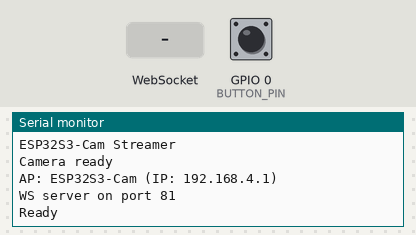
A sketch run on a simulated Seeed XIAO ESP32-S3. Shown: the last lines printed to the serial monitor. The inputs (shaded band) are chosen by the test bench; at power-on: GPIO 0 (BUTTON_PIN) HIGH. The camera gives no picture.

Above: at 2.5 s.
2.6 s: GPIO 0 (BUTTON_PIN) pulled LOW for 0.15 s
At 3.7 s:
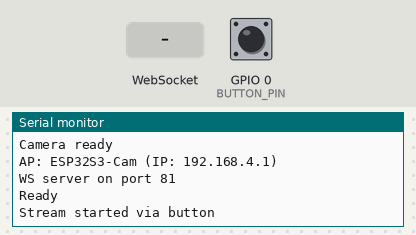
4.2 s: WebSocket text "start" received
At 4.9 s:
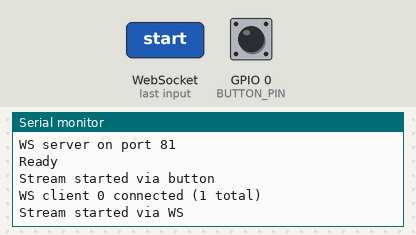
5.7 s: GPIO 0 (BUTTON_PIN) pulled LOW for 1 s
At 6.1 s:
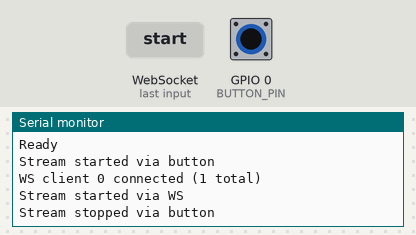
8.2 s: WebSocket text "stop" received
At 9.2 s:
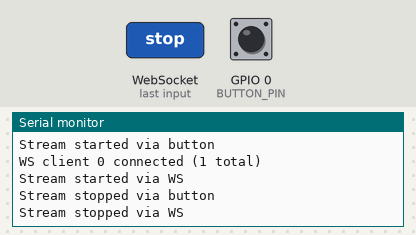

Measured:
- after the input at 2.6 s, the serial monitor: prints a new line at once (image 1)
- after the input at 4.2 s, the serial monitor: prints a new line at once (image 2)
- after the input at 5.7 s, the serial monitor: prints a new line at once (image 3)
- after the input at 8.2 s, the serial monitor: prints a new line at once (image 4)

The sketch:

streamer.ino
```cpp
// ESP32S3 Camera Streamer
// SoftAP + WebSocket server for local video streaming

#include <Arduino.h>
#include <WiFi.h>
#include <WebSocketsServer.h>
#include "esp_camera.h"

// XIAO ESP32S3 Sense camera pins
#define PWDN_GPIO_NUM     -1
#define RESET_GPIO_NUM    -1
#define XCLK_GPIO_NUM     10
#define SIOD_GPIO_NUM     40
#define SIOC_GPIO_NUM     39
#define Y9_GPIO_NUM       48
#define Y8_GPIO_NUM       11
#define Y7_GPIO_NUM       12
#define Y6_GPIO_NUM       14
#define Y5_GPIO_NUM       16
#define Y4_GPIO_NUM       18
#define Y3_GPIO_NUM       17
#define Y2_GPIO_NUM       15
#define VSYNC_GPIO_NUM    38
#define HREF_GPIO_NUM     47
#define PCLK_GPIO_NUM     13

#define BUTTON_PIN 0

// SoftAP config
#define AP_SSID "ESP32S3-Cam"
#define AP_PASS "streamer1"
#define WS_PORT 81

// Frame rate control
#define TARGET_FPS 10
#define FRAME_INTERVAL_MS (1000 / TARGET_FPS)

WebSocketsServer wsServer(WS_PORT);

bool streamActive = false;
int connectedClients = 0;
unsigned long lastFrameTime = 0;

// Button debounce
bool buttonPressed = false;
unsigned long lastButtonPress = 0;
const unsigned long debounceDelay = 200;

void initCamera() {
    camera_config_t config;
    config.ledc_channel = LEDC_CHANNEL_0;
    config.ledc_timer = LEDC_TIMER_0;
    config.pin_d0 = Y2_GPIO_NUM;
    config.pin_d1 = Y3_GPIO_NUM;
    config.pin_d2 = Y4_GPIO_NUM;
    config.pin_d3 = Y5_GPIO_NUM;
    config.pin_d4 = Y6_GPIO_NUM;
    config.pin_d5 = Y7_GPIO_NUM;
    config.pin_d6 = Y8_GPIO_NUM;
    config.pin_d7 = Y9_GPIO_NUM;
    config.pin_xclk = XCLK_GPIO_NUM;
    config.pin_pclk = PCLK_GPIO_NUM;
    config.pin_vsync = VSYNC_GPIO_NUM;
    config.pin_href = HREF_GPIO_NUM;
    config.pin_sccb_sda = SIOD_GPIO_NUM;
    config.pin_sccb_scl = SIOC_GPIO_NUM;
    config.pin_pwdn = PWDN_GPIO_NUM;
    config.pin_reset = RESET_GPIO_NUM;
    config.xclk_freq_hz = 20000000;
    config.pixel_format = PIXFORMAT_JPEG;
    config.frame_size = FRAMESIZE_VGA;
    config.jpeg_quality = 12;
    config.fb_count = 2;
    config.grab_mode = CAMERA_GRAB_LATEST;

    esp_err_t err = esp_camera_init(&config);
    if (err != ESP_OK) {
        Serial.printf("Camera init failed: 0x%x\n", err);
        return;
    }

    sensor_t *s = esp_camera_sensor_get();
    if (s) {
        s->set_vflip(s, 1);
        s->set_hmirror(s, 1);
    }

    Serial.println("Camera ready");
}

void webSocketEvent(uint8_t num, WStype_t type, uint8_t *payload, size_t length) {
    switch (type) {
        case WStype_CONNECTED:
            connectedClients++;
            Serial.printf("WS client %u connected (%d total)\n", num, connectedClients);
            break;
        case WStype_DISCONNECTED:
            if (connectedClients > 0) connectedClients--;
            Serial.printf("WS client %u disconnected (%d total)\n", num, connectedClients);
            break;
        case WStype_TEXT: {
            String msg = String((char*)payload);
            if (msg == "start") {
                streamActive = true;
                Serial.println("Stream started via WS");
            } else if (msg == "stop") {
                streamActive = false;
                Serial.println("Stream stopped via WS");
            }
            break;
        }
        default:
            break;
    }
}

void sendFrame() {
    camera_fb_t *fb = esp_camera_fb_get();
    if (!fb) {
        Serial.println("Capture failed");
        return;
    }

    wsServer.broadcastBIN(fb->buf, fb->len);
    esp_camera_fb_return(fb);
}

void handleButton() {
    int state = digitalRead(BUTTON_PIN);
    unsigned long now = millis();

    if (state == LOW && !buttonPressed && (now - lastButtonPress > debounceDelay)) {
        buttonPressed = true;
        lastButtonPress = now;
        streamActive = !streamActive;
        Serial.printf("Stream %s via button\n", streamActive ? "started" : "stopped");
    } else if (state == HIGH) {
        buttonPressed = false;
    }
}

void setup() {
    Serial.begin(115200);
    delay(1000);
    Serial.println("ESP32S3-Cam Streamer");

    initCamera();

    // Start SoftAP
    WiFi.softAP(AP_SSID, AP_PASS);
    Serial.printf("AP: %s (IP: %s)\n", AP_SSID, WiFi.softAPIP().toString().c_str());

    // Start WebSocket server
    wsServer.begin();
    wsServer.onEvent(webSocketEvent);
    Serial.printf("WS server on port %d\n", WS_PORT);

    pinMode(BUTTON_PIN, INPUT_PULLUP);

    Serial.println("Ready");
}

void loop() {
    wsServer.loop();
    handleButton();

    unsigned long now = millis();
    if (streamActive && connectedClients > 0 && (now - lastFrameTime >= FRAME_INTERVAL_MS)) {
        lastFrameTime = now;
        sendFrame();
    }
}
```
